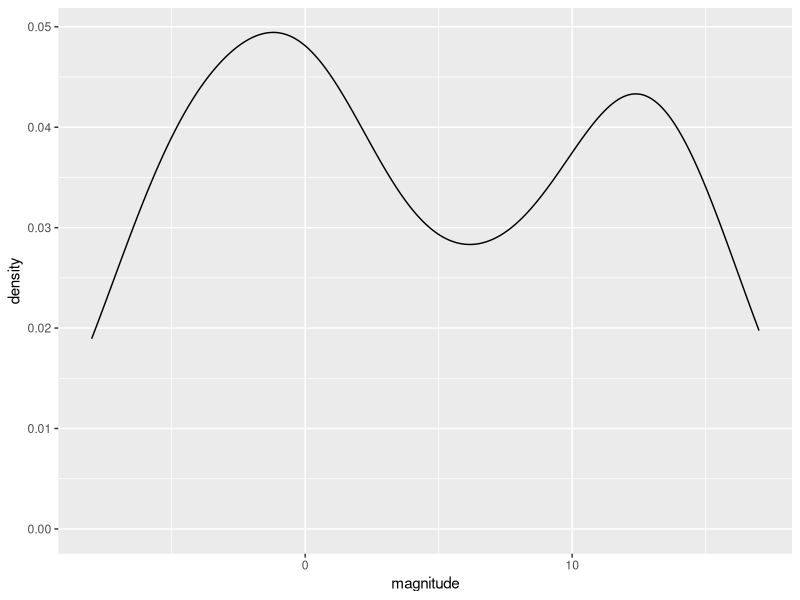
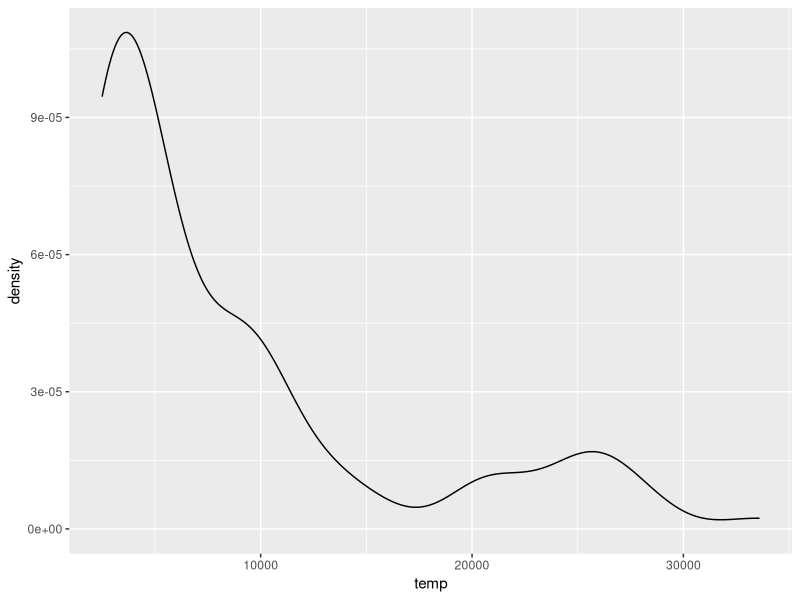
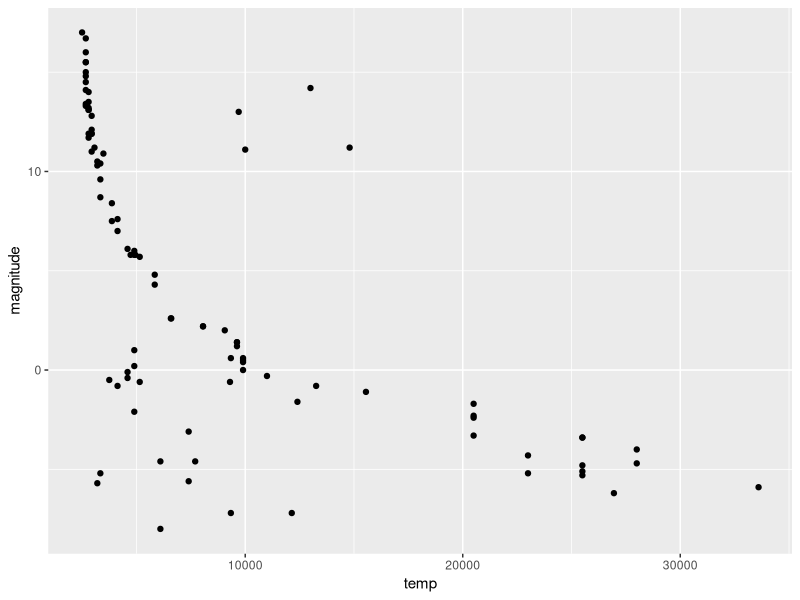
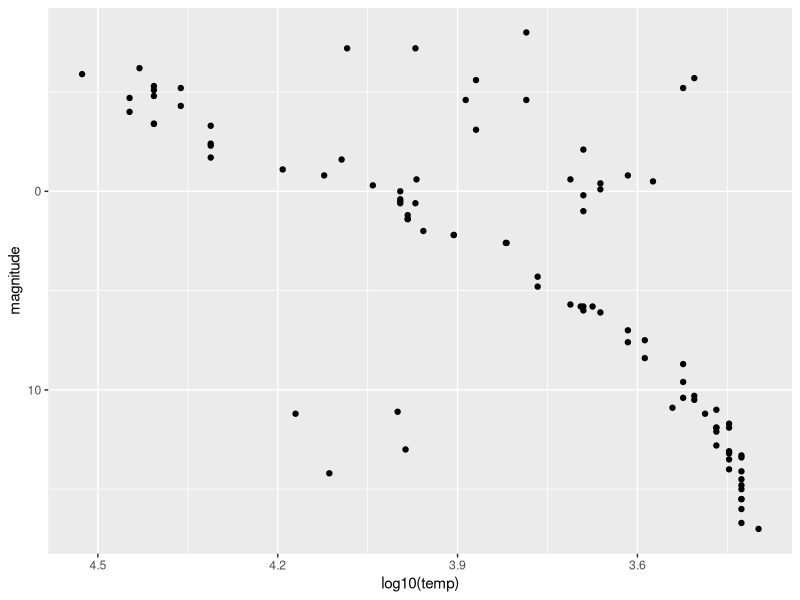
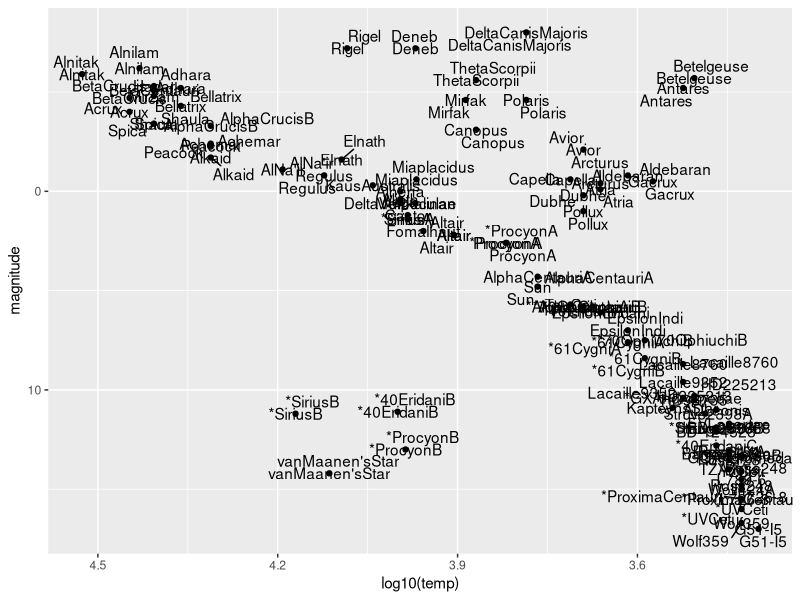
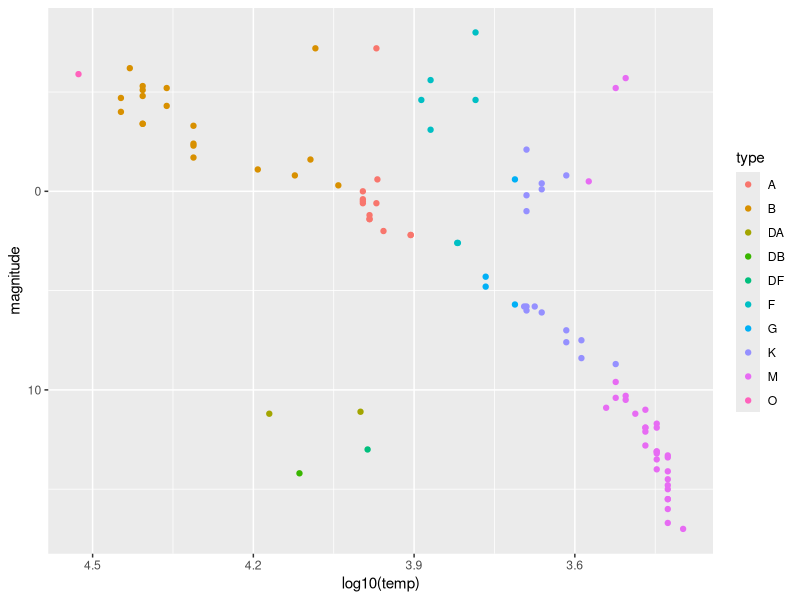
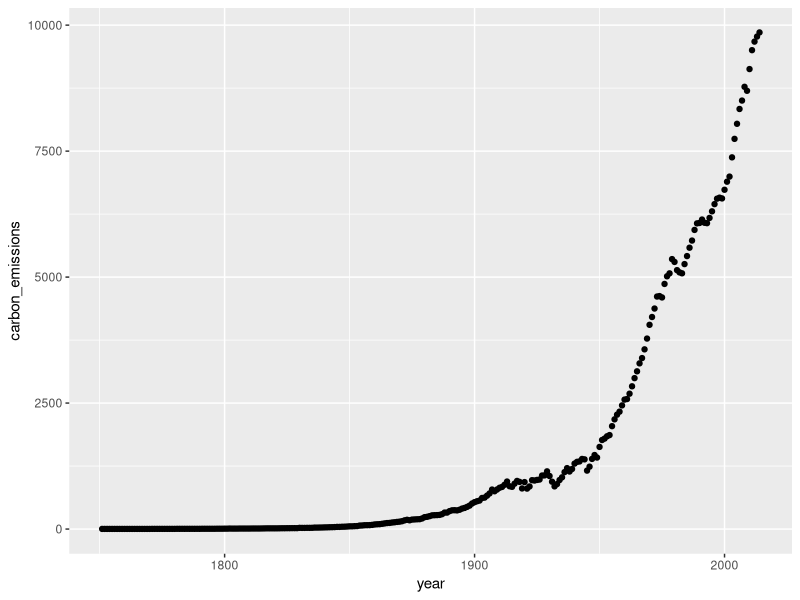
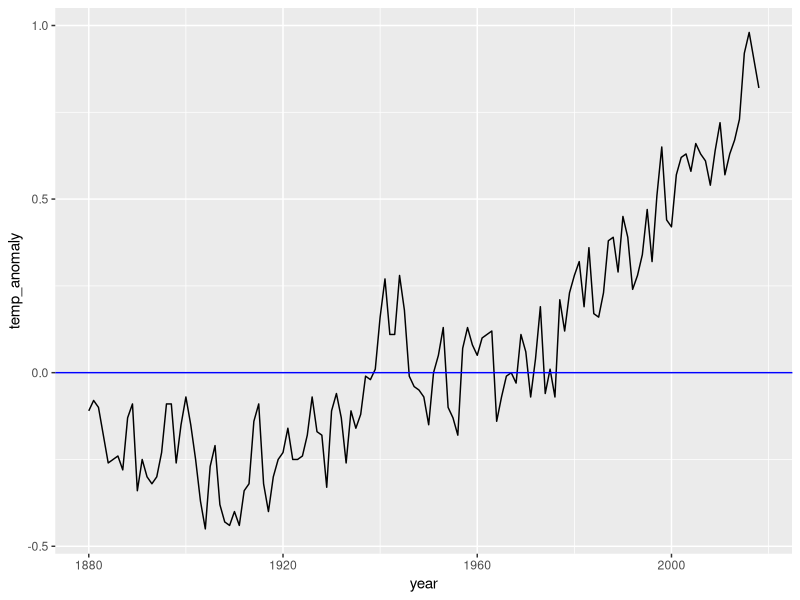

Write R code to recreate these figures, in order.
## ---- chunk 1
knitr::opts_chunk$set(echo = TRUE)
## ---- chunk 2
library(dslabs)
data(murders)
head(murders)
## ---- chunk 3
data(heights)
names(heights)
## ---- chunk 4
head(heights)
## ---- chunk 5
x <- heights$height
length(unique(x))
## ---- chunk 6
x <- heights$height
tab <- table(x)
## ---- chunk 7
tab <- table(heights$height)
sum(tab==1)
## ---- chunk 8
# make a table of category proportions
prop.table(table(heights$sex))
## ---- chunk 9
# define x as vector of male heights
library(tidyverse)
index <- heights$sex=="Male"
x <- heights$height[index]

# calculate the mean and standard deviation manually
average <- sum(x)/length(x)
SD <- sqrt(sum((x - average)^2)/length(x))

# built-in mean and sd functions - note that the audio and printed values disagree
average <- mean(x)
SD <- sd(x)
c(average = average, SD = SD)

# calculate standard units
z <- scale(x)

# calculate proportion of values within 2 SD of mean
mean(abs(z) < 2)
## ---- chunk 10
x <- heights$height[heights$sex == "Male"]
mean(x > 69 & x <= 72)
## ---- chunk 11
x <- heights$height[heights$sex=="Male"]
avg <- mean(x)
stdev <- sd(x)
pnorm(72, avg, stdev) - pnorm(69, avg, stdev)
## ---- chunk 12
x <- heights$height[heights$sex == "Male"]
avg <- mean(x)
stdev <- sd(x)
exact <- mean(x > 79 & x <= 81)
approx <- pnorm(81, avg, stdev) - pnorm(79, avg, stdev)
exact
approx
exact/approx
## ---- chunk 13
# use pnorm to calculate the proportion over 7 feet (7*12 inches)
1 - pnorm(7*12, 69, 3)
## ---- chunk 14
p <- 1 - pnorm(7*12, 69, 3)
round(p*10^9)
## ---- chunk 15
p <- 1 - pnorm(7*12, 69, 3)
N <- round(p*10^9)
10/N
## ---- chunk 16
## Change the solution to previous answer
p <- 1 - pnorm(7*12, 69, 3)
N <- round(p * 10^9)
10/N
p <- 1 - pnorm(6*12+8, 69, 3)
N <- round(p * 10^9)
150/N
## ---- chunk 17
#update.packages()
library(tidyverse)
library(dslabs)
data(stars)
options(digits = 3)   # report 3 significant digits
## ---- chunk 18
# What is the mean magnitude?
mean(stars$magnitude)
# What is the standard deviation of magnitude?
sd(stars$magnitude)
## ---- chunk 19
stars %>%
  ggplot(aes(magnitude)) +
  geom_density()
# How many peaks are there in the data?
# A: 2
## ---- chunk 20
stars %>%
  ggplot(aes(temp)) +
  geom_density()
# How many peaks are there in the data?
# A: 2
## ---- chunk 21
stars %>%
  ggplot(aes(x=temp, y=magnitude)) +
  geom_point()
## ---- chunk 22
stars %>%
  ggplot(aes(x=log10(temp), y=magnitude)) +
  scale_y_reverse() +
  scale_x_reverse() +
  geom_point()
## ---- chunk 23
library(ggrepel)
stars %>%
  ggplot(aes(x=log10(temp), y=magnitude, label=star)) +
  scale_y_reverse() +
  scale_x_reverse() +
  geom_point() +
  geom_text(aes(label=star)) +
  geom_text_repel()
# The least lumninous star in the sample with a surface temperature over 5000K is _________.
# A: van Maanens Star
# The two stars with lowest temperature and highest luminosity are known as supergiants. The two supergiants in this dataset are ____________.
# A: Betelgeuse and Antares
# The Sun is a ______________.
# A: main sequence star
stars %>% 
  filter(star=='Sun') %>%
  select_all()
## ---- chunk 24
stars %>%
  ggplot(aes(x=log10(temp), y=magnitude, color=type)) +
  scale_y_reverse() +
  scale_x_reverse() +
  geom_point()
# Which star type has the lowest temperature?
## ---- chunk 25
#update.packages()
library(tidyverse)
library(dslabs)
data(temp_carbon)
data(greenhouse_gases)
data(historic_co2)
## ---- chunk 26
str(temp_carbon)
temp_carbon %>%
    .$year %>%
    max()
temp_carbon %>%
    filter(!is.na(carbon_emissions)) %>%
    pull(year) %>%
    max()
#temp_carbon %>%
#    filter(!is.na(carbon_emissions)) %>%
#    max(year)
temp_carbon %>%
    filter(!is.na(carbon_emissions)) %>%
    .$year %>%
    max()
temp_carbon %>%
    filter(!is.na(carbon_emissions)) %>%
    select(year) %>%
    max()
#temp_carbon %>%
#    filter(!is.na(carbon_emissions)) %>%
#    max(.$year)
## ---- chunk 27
# What is the first year for which carbon emissions (carbon_emissions) data are available?
year_min <- temp_carbon %>%
  filter(!is.na(carbon_emissions)) %>%
  .$year %>%
  min()
# What is the last year for which carbon emissions data are available?
year_max <- temp_carbon %>%
  filter(!is.na(carbon_emissions)) %>%
  .$year %>%
  max()
# How many times larger were carbon emissions in the last year relative to the first year?
ratio <- temp_carbon %>%
  filter(year %in% c(year_min, year_max)) %>%
  .$carbon_emissions
#A:
ratio[1] / ratio[2]
# Scatter plot
temp_carbon %>%
  filter(!is.na(carbon_emissions)) %>%
  ggplot(aes(x=year, y=carbon_emissions)) +
  geom_point()
## ---- chunk 28
# What is the first year for which global temperature anomaly (temp_anomaly) data are available?
year_min <- temp_carbon %>%
  filter(!is.na(temp_anomaly)) %>%
  .$year %>%
  min()
year_min
# What is the last year for which global temperature anomaly data are available?
year_max <- temp_carbon %>%
  filter(!is.na(temp_anomaly)) %>%
  .$year %>%
  max()
year_max
# How many degrees Celsius has temperature increased over the date range?
diff <- temp_carbon %>%
  filter(year %in% c(year_min, year_max)) %>%
  .$temp_anomaly
#A:
diff
diff[1] - diff[2]
## ---- chunk 29
p <- temp_carbon %>%
  filter(!is.na(temp_anomaly)) %>%
  ggplot(aes(year, temp_anomaly)) +
  geom_line() + 
  geom_hline(aes(yintercept=0), color='blue')
p
## ---- chunk 30
q <- temp_carbon %>%
  filter(!is.na(temp_anomaly)) %>%
  ggplot(aes(year, temp_anomaly)) +
  geom_line() + 
  geom_hline(aes(yintercept=0), color='blue') +
  ylab("Temperature anomaly (degrees C)") +
  ggtitle("Temperature anomaly relative to 20th century mean, 1880-2018") +
  geom_text(aes(x=2000, y=0.05, label="20th century mean"), col='blue')
q
## ---- chunk 31
year_min <- temp_carbon %>%
  filter(!is.na(temp_anomaly) & temp_anomaly>0) %>%
  .$year %>%
  min()
year_min
## ---- chunk 32
year_max <- temp_carbon %>%
  filter(!is.na(temp_anomaly) & temp_anomaly<0) %>%
  .$year %>%
  max()
year_max
## ---- chunk 33
year_ <- temp_carbon %>%
  filter(!is.na(temp_anomaly) & temp_anomaly>0.5) %>%
  .$year %>%
  min()
year_
## ---- chunk 34
temp_carbon %>%
  filter(!is.na(temp_anomaly)) %>%
  ggplot(aes(year, temp_anomaly)) +
  geom_line(col='red') + 
  geom_hline(aes(yintercept=0), color='blue') +
  xlim(c(1880, 2018)) +
  ylab("Temperature anomaly (degrees C)") +
  ggtitle("Temperature anomaly relative to 20th century mean, 1880-2018") +
  geom_text(aes(x=2000, y=0.05, label="20th century mean"), col='blue') +
  geom_line(aes(year, ocean_anomaly), col='cyan') +
  geom_line(aes(year, land_anomaly), col='green')
## ---- chunk 35
str(greenhouse_gases)
## ---- chunk 36
greenhouse_gases %>%
    ggplot(aes(year, concentration)) +
    geom_line() +
    facet_grid(gas ~ ., scales = "free") +
    geom_vline(xintercept = 1850, col='red') +
    ylab("Concentration (ch4/n2o ppb, co2 ppm)") +
    ggtitle("Atmospheric greenhouse gas concentration by year, 0-2000")
## ---- chunk 37
temp_carbon %>%
  filter(!is.na(carbon_emissions)) %>%
  ggplot(aes(year, carbon_emissions)) +
  geom_line()
## ---- chunk 38
co2_time <- historic_co2 %>%
  filter(!is.na(co2)) %>%
  ggplot(aes(year, co2, col=source)) +
  geom_line() +
  ggtitle("Atmospheric CO2 concentration, -800,000 BC to today") +
  ylab("co2 (ppmv)")
co2_time
